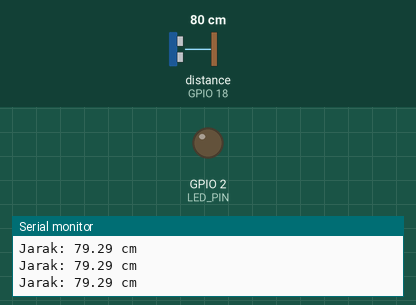
Simulated run of this sketch. Board: ESP32. On the bench: output pins drawn as LEDs (lit = HIGH), the last lines printed to the serial monitor. Wiring (inferred from the names in the program): ultrasonic range finder: trigger GPIO 5; echo GPIO 18. The inputs (shaded band) are chosen by the test bench; at power-on: distance to the obstacle (sensor on GPIO 18) 80 cm. The echo pulse lasts 58.3 µs per cm; pins used as bus, display or sensor lines are not drawn.

Above: at 1.3 s.
1.4 s: distance to the obstacle (sensor on GPIO 18) set to 22 cm
2.9 s: distance to the obstacle (sensor on GPIO 18) set to 18 cm
At 4.2 s:
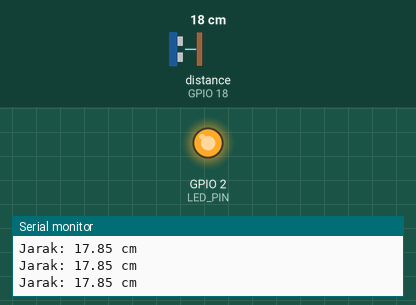
4.5 s: distance to the obstacle (sensor on GPIO 18) set to 35 cm
At 5.5 s:
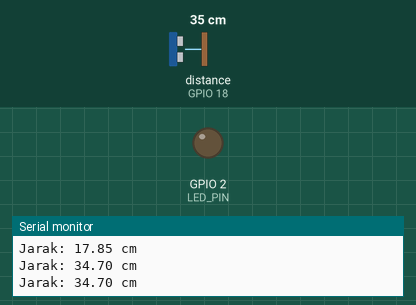
6.0 s: distance to the obstacle (sensor on GPIO 18) set to 2 cm
At 6.9 s:
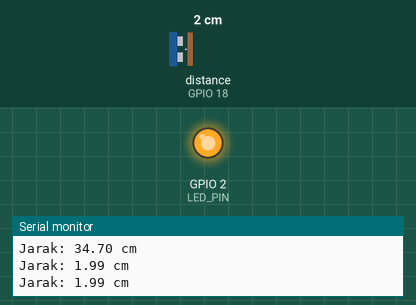
Timing chart, 0 to 8.5 s (numbered marks = the images above; inputs shaded):
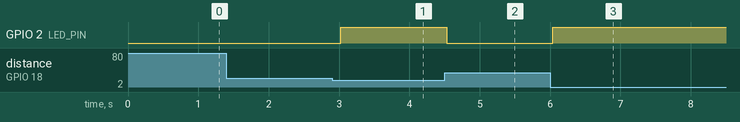

Measured:
- the behaviour switches between 21 and 20 cm on distance to the obstacle (sensor on GPIO 18) (found by bisection; images 0 and 1)
- after the input at 2.9 s, GPIO 2 (LED_PIN): LOW → HIGH after 0.12 s
- after the input at 4.5 s, GPIO 2 (LED_PIN): HIGH → LOW at once
- after the input at 6.0 s, GPIO 2 (LED_PIN): LOW → HIGH at once

The sketch:

esp32_ultrasonic_radar.ino
```cpp
#define TRIG_PIN 5
#define ECHO_PIN 18
#define LED_PIN 2

long duration;
float distance;

void setup() {
  Serial.begin(115200);

  pinMode(TRIG_PIN, OUTPUT);
  pinMode(ECHO_PIN, INPUT);
  pinMode(LED_PIN, OUTPUT);
}

void loop() {
  digitalWrite(TRIG_PIN, LOW);
  delayMicroseconds(2);
  digitalWrite(TRIG_PIN, HIGH);
  delayMicroseconds(10);
  digitalWrite(TRIG_PIN, LOW);

  duration = pulseIn(ECHO_PIN, HIGH);

  distance = (duration * 0.034) / 2;

  Serial.print("Jarak: ");
  Serial.print(distance);
  Serial.println(" cm");

  if (distance < 20) {
    digitalWrite(LED_PIN, HIGH);
  } else {
    digitalWrite(LED_PIN, LOW);
  }

  delay(500);
}
```
